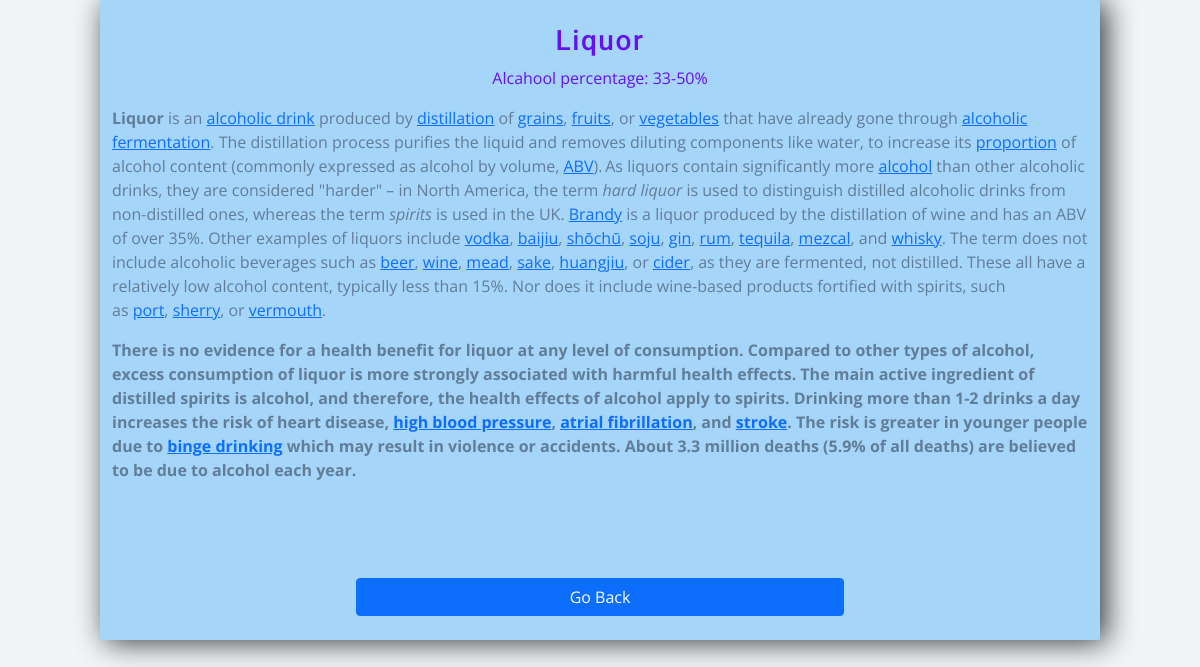
The app's page /drink-info/3 with its own data.
### main/models.py (models this page shows, shortened)
class Drink(models.Model):
	category = models.CharField(max_length=1000)
	percentage = models.CharField(max_length=100)
	bio = RichTextUploadingField(null=True, blank=True)
	severity = models.PositiveIntegerField()
	image = models.ImageField(null=True, blank=False)
	class Meta:
		ordering = ['severity']

### main/views.py (the view)
# urls.py: path('drink-info/<int:pk>', views.drink_info, name="drink-info"),
def drink_info(request, pk):
	data = Drink.objects.get(id=pk)
	context = {'data':data}
	return render(request, 'main/drink-info.html', context)

### main/templates/main/drink-info.html
{% extends 'main/main.html' %}
{% block content %}
<div class="content-section mb-4 mt-4">
    <h3 style="text-align: center; color:var(--indigo);">{{data.category}}</h3>
    <p style="text-align: center; color:var(--indigo);">Alcahool percentage: {{data.percentage}}%</p>
    <div>
        {{data.bio|safe}}
    </div>
    <p style="text-align: center;">
    <a class="btn btn-primary w-50" href="{% url 'index'  %}">Go Back</a>
    </p>
</div>
{% endblock content %}

### main/templates/main/main.html (style rules this page uses)
body { margin: 0; font-family: "Nunito", -apple-system, BlinkMacSystemFont, "Segoe UI", Roboto, "Helvetica Neue", Arial, sans-serif, "Apple Color Emoji", "Segoe UI Emoji", "Segoe UI Symbol", "Noto Color Emoji"; font-size: 1rem; font-weight: 400; line-height: 1.5; color: #858796; text-align: left; background-color: #fff; font-family: var(--ff-secondary); background: var(--clr-grey-10); color: var(--clr-grey-1); }

### records on screen
Drink: category "Liquor", percentage "33-50", bio "Liquor is an alcoholic drink produced by distillation of grains , fruits , or vegetables that have already gone through alcoholic fermentation . The distillation process purifies the liquid and removes diluting components like water, to increase its proportion of alcohol content (commonly expressed as alcohol by volume, ABV ). As liquors contain significantly more alcohol than other alcoholic drinks, they are considered \"harder\" – in North America, the term hard liquor is used to distinguish distilled alcoholic drinks from non-distilled ones, whereas the term spirits is used in the UK. Brandy is a liquor produced by the distillation of wine and has an ABV of over 35%. Other examples of…"
